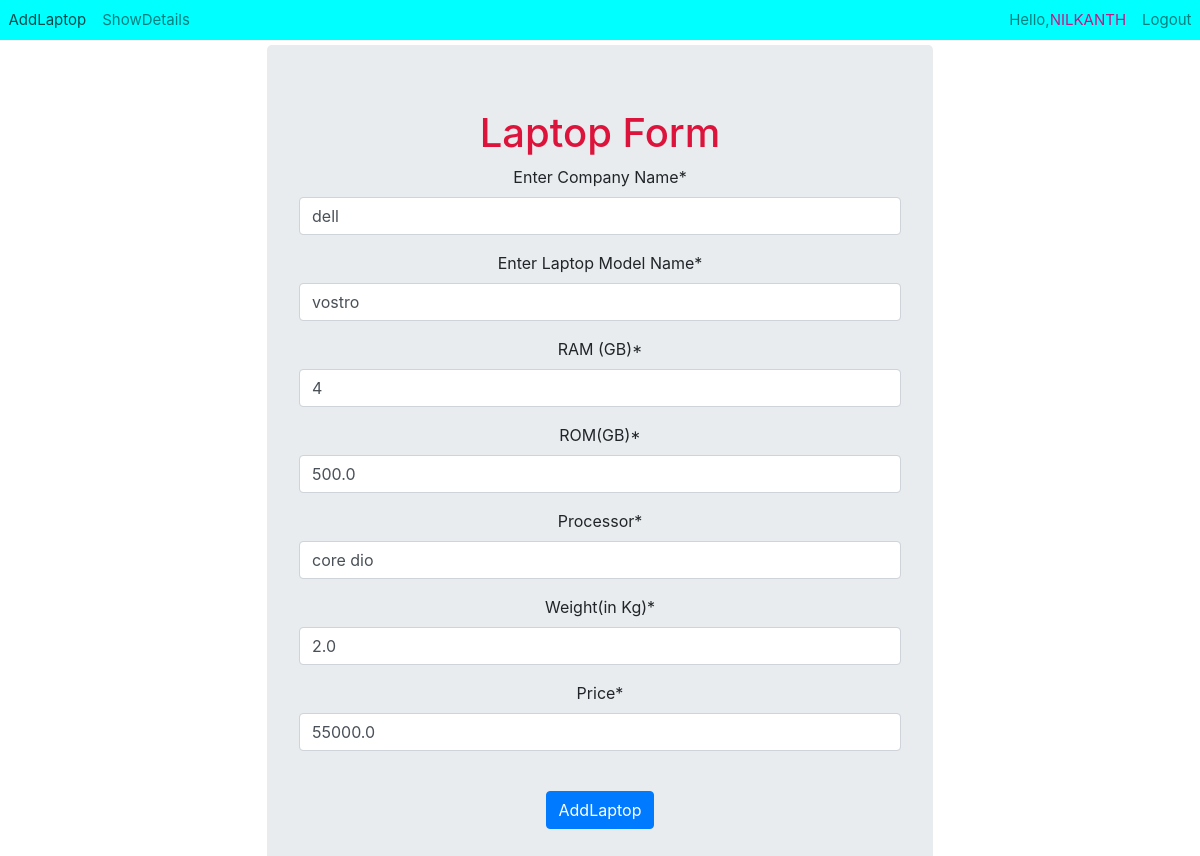
The page /laptop/update/3/ (signed in) on the database its author committed.
### Laptop/models.py (models this page shows, shortened)
class Laptop(models.Model):
    company=models.CharField(max_length=50)
    model_name=models.CharField(max_length=50)
    ram=models.IntegerField()
    rom=models.FloatField()
    processor=models.CharField(max_length=30)
    weight=models.FloatField()
    price=models.FloatField()

### Laptop/views.py (the view, shortened to what this page needs)
# urls.py: path('update/<int:id>/',Lap_update.as_view(),name='update'),
class Lap_update(LoginRequiredMixin,View):
    def get(self,request,id):
        lap_obj=Laptop.objects.get(id=id)
        form=LaptopForm(instance=lap_obj)
        template='Laptop/addlaptop.html'
        context={'form':form}
        return render(request,template,context)

### Laptop/forms.py (shortened to what this page needs)
class LaptopForm(forms.ModelForm):
    class Meta:
        model=Laptop
        fields='__all__'
        labels={
            'company':'Enter Company Name',
            'model_name':'Enter Laptop Model Name',
            'ram':'RAM (GB)',
            'rom':'ROM(GB)',
            'weight':'Weight(in Kg)'
        }

### template/Laptop/addlaptop.html (shortened to what this page needs)
{% extends "layout.html" %}
{% load crispy_forms_tags %}
{% block content %}
    <div class="container">
        <form method="post" class="jumbotron " style="margin:auto;width:60%;text-align:center;">
            <h1 style="text-align:center;color:crimson">Laptop Form</h1>
            {{form | crispy}}
            <br>
            <input type="submit" value="AddLaptop" class="btn btn-primary " style="text-align:center;">
        </form>
    </div>
{% endblock %}

### template/layout.html (shortened to what this page needs)
<!DOCTYPE html>
{% load crispy_forms_tags %}
<html lang="en">
<head>
<link rel="stylesheet" href="https://cdn.jsdelivr.net/npm/bootstrap@4.6.1/dist/css/bootstrap.min.css"></head>
<body style="background-color:white">
    <nav class="navbar navbar-expand-sm navbar-light " style="font-size:15px;font-weight:arial;background-color:aqua;color:black;padding:0.5px;margin-bottom:5px;">
      <div class="collapse navbar-collapse" id="navbarNav">
        <ul class="navbar-nav me-auto mb-2 mb-lg-0 ">
          <li class="nav-item ">
            <a class="nav-link " href="{% url 'add_laptop' %}">AddLaptop</a>
          </li>
          <li class="nav-item ">
            <a class="nav-link " href="{% url 'show_laptop' %}">ShowDetails</a>
          </li>
        </ul>
        {% if user.is_authenticated %}
            <ul class="navbar-nav ml-auto">
              <li class="nav-item ">
                  <a class="nav-link ">Hello,<span style="color:mediumvioletred">{{user.username|upper}}</span></a>
              </li>
              <li class="nav-item ">
                <a class="nav-link " href="{% url 'logout' %}">Logout</a>
              </li>
            </ul>
        {% endif %}
      </div>
    </nav>
    {% block content %}
    {% endblock %}
</body>
</html>

### rows shown on the page
Laptop: company "dell", model_name "vostro", ram "4", rom "500.0", processor "core dio", weight "2.0", price "55000.0"

### other values the page prints
{{ user.username|upper }} "NILKANTH"
